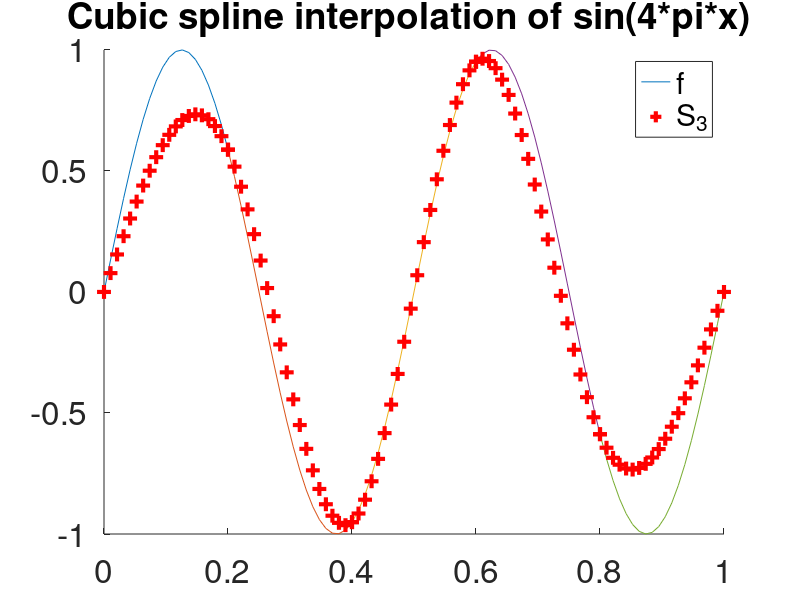

Source code (MATLAB):
%%%%%%%%%%%%%%%%%%%%%%%%%%%%%%%%%%%%%%%%%%%%%%%%%%%%%%%%%%%%%%%%%%%
%%%%%%%    An Introduction to Scientific Computing          %%%%%%%
%%%%%%%    I. Danaila, P. Joly, S. M. Kaber & M. Postel     %%%%%%%
%%%%%%%                 Springer, 2005                      %%%%%%%
%%%%%%%%%%%%%%%%%%%%%%%%%%%%%%%%%%%%%%%%%%%%%%%%%%%%%%%%%%%%%%%%%%%
%%
close all
f=inline('sin(4*pi*x)');
n=5;x=(0:n)'/n;h=1/n;fx=f(x);
b=-2*fx(2:n)+fx(1:n-1)+fx(3:n+1);
b=6*b/h;A=h*toeplitz([4,1,zeros(1,n-3)]);
alpha=A\b;alpha=[0;alpha;0];
%Evaluation of $p_i$ on each interval $[x_i,x_{i+1}]$
hold on
for i=1:n
   a=(alpha(i+1)-alpha(i))/6/h;
   b=alpha(i)/2;
   c=(fx(i+1)-fx(i))/h-(2*alpha(i)+alpha(i+1))*h/6;
   Ii=linspace(x(i),x(i+1),20);
   fi=f(Ii);
   Si=a*(Ii-x(i)).^3+b*(Ii-x(i)).^2+c*(Ii-x(i))+fx(i);
   plot(Ii,fi,Ii,Si,'r+','MarkerSize',10,'LineWidth',3);
   set(gca,'FontSize',24);
   fprintf('Hit any key to go on\n')
   title(strcat('intervals 1..',num2str(i)))
   xlim([0,1])
   pause
end
title('Cubic spline interpolation of sin(4*pi*x) ')
legend('f','S_3')
